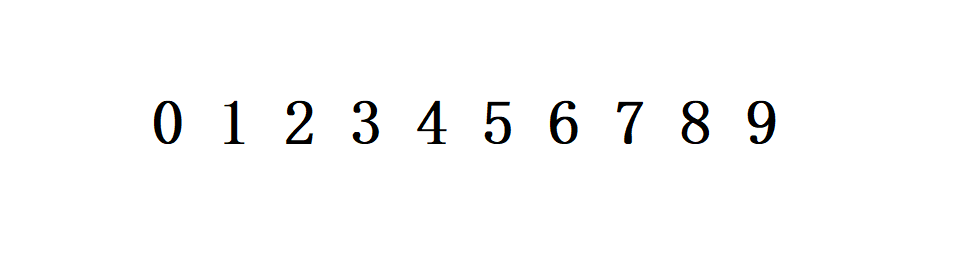
#> input picture gym_data/temp2.png, 978 x 276 px
$ python real.py   (older library calls are emulated)
#> lines starting #> are read from the running program, lines starting #| are printed output that depends on the picture; after the words box and inside, x2 and y2 are one past the last pixel; in counts of white or black regions, pixels touching at a corner belong together
# 导入工具包
from imutils import contours
import numpy as np
import argparse
import cv2
import myutils


# 设置是否为调试模式
# 调试模式：debug_mode = 1
# 非调试模式：debug_mode = 0
debug_mode = 1


# 绘图展示
def cv_show(name, img):
    if debug_mode:
        cv2.        imshow(name, img)
        cv2.waitKey(0)
        cv2.destroyAllWindows()
    else:
        pass


# 读取一个模板图像
# img = cv2.imread('temp.png')
img = cv2.imread('temp2.png')
#> img is the input picture: shape (276, 978, 3); mean B, G, R 250.8, 250.8, 250.8
cv_show('img', img)
# 灰度图
ref = cv2.cvtColor(img, cv2.COLOR_BGR2GRAY)
cv_show('ref', ref)
# 二值图像
ref = cv2.threshold(ref, 10, 255, cv2.THRESH_BINARY_INV)[1]
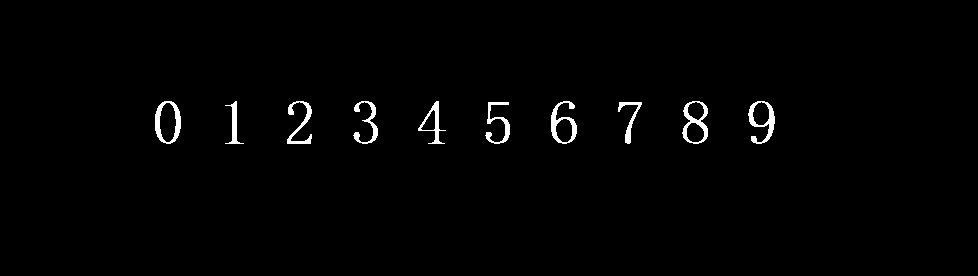
#> ref: shape (276, 978); 1.3% white; 10 white regions
cv_show('ref', ref)

# 计算轮廓
# cv2.findContours()函数接受的参数为二值图，即黑白的（不是灰度图）,cv2.RETR_EXTERNAL只检测外轮廓，cv2.CHAIN_APPROX_SIMPLE只保留终点坐标
# 返回的list中每个元素都是图像中的一个轮廓

ref_, refCnts, hierarchy = cv2.findContours(ref.copy(), cv2.RETR_EXTERNAL, cv2.CHAIN_APPROX_SIMPLE)
#> refCnts = 10 contours; largest, box (x1, y1, x2, y2) and area: (155, 101, 181, 144) 866, (682, 101, 708, 144) 821, (748, 101, 775, 144) 634, (551, 101, 577, 144) 628, (418, 101, 446, 144) 390

cv2.drawContours(img, refCnts, -1, (0, 0, 255), 3)
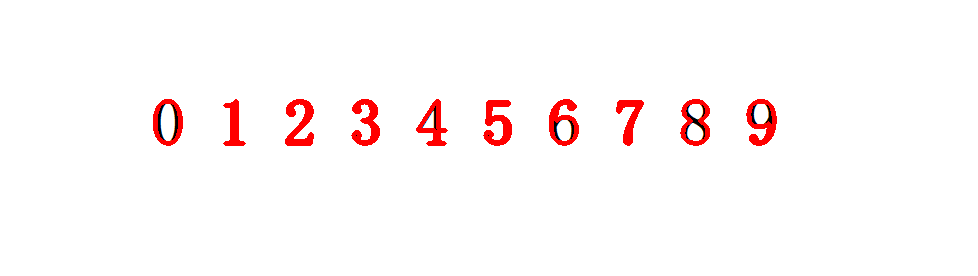
#> img: shape (276, 978, 3); 2.27% of pixels changed, all inside (x1, y1, x2, y2) = (153, 99, 777, 146)
cv_show('img', img)
#> (the run stopped early here; a loop or call above may not have finished)

$ run again, with gym_data/temp1.png copied over gym_data/temp2.png
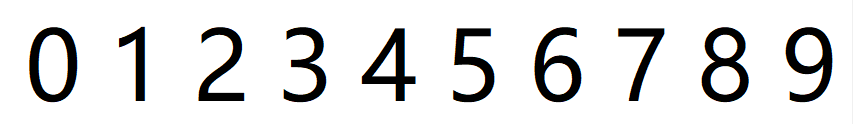
#> input picture gym_data/temp1.png, 853 x 124 px
#> img is the input picture: shape (124, 853, 3); mean B, G, R 224, 223.9, 223.9
#> `ref = cv2.threshold(ref, 10, 255, cv2.THRESH_BINARY_INV)[1]`:
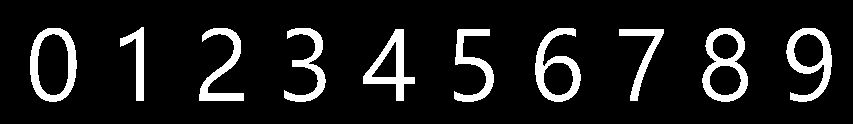
#> ref: shape (124, 853); 10.7% white; 10 white regions
#> refCnts = 10 contours; largest, box (x1, y1, x2, y2) and area: (30, 28, 77, 102) 2774, (702, 28, 748, 102) 2509, (786, 28, 832, 102) 1944, (535, 28, 581, 102) 1940, (363, 29, 415, 101) 1530
#> `cv2.drawContours(img, refCnts, -1, (0, 0, 255), 3)`:
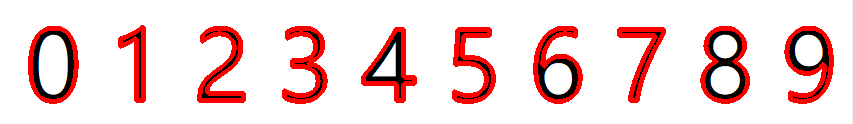
#> img: shape (124, 853, 3); 10.98% of pixels changed, all inside (x1, y1, x2, y2) = (28, 25, 834, 104)
